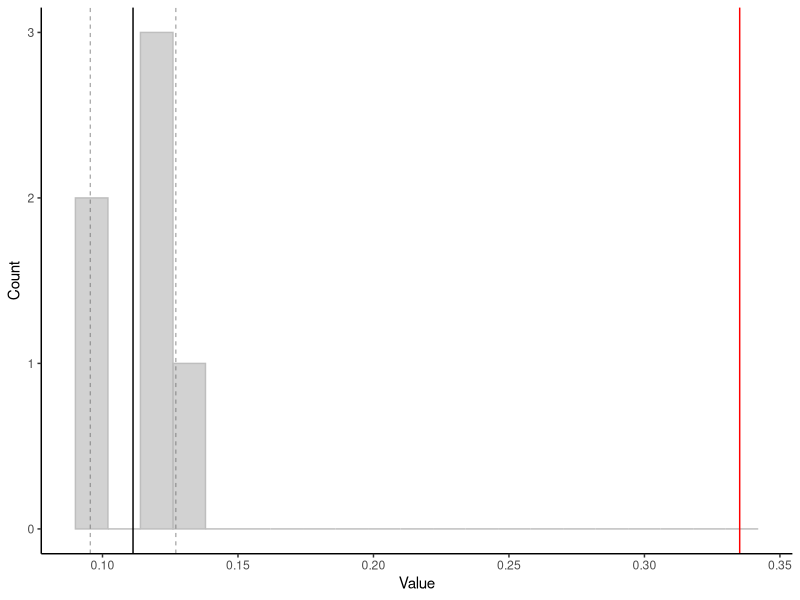

This figure's R source:
library(ggplot2)

## branch length comparison

bl = read.csv('phylogenomics/branch_length_comparison.csv')

# group data
group = bl$Avg_CA[1:6]

# obs value to test
obs = bl$Avg_CA[7]

# t-test
t_test_result = t.test(group, mu = obs)
t_test_result

# observed value lie within the 95% confidence interval?
ci = t_test_result$conf.int
cat("Obs value within 95% CI:", obs >= ci[1] && obs <= ci[2], "\n")

# visualize
df = data.frame(value = group)

# ggplot
ggplot(df, aes(x = value)) +
  geom_histogram(binwidth = 0.012, fill = "gray", color = "gray", alpha = 0.7) +
  geom_vline(aes(xintercept = mean(value)), color = "black", size = 0.5) +
  geom_vline(xintercept = obs, color = "red", size = 0.5) +
  geom_vline(xintercept = ci[1], color = "#666666", linetype = "dashed", size = 0.25) +
  geom_vline(xintercept = ci[2], color = "#666666", linetype = "dashed", size = 0.25) +
  labs(x = "Value", y = "Count") +
  theme_classic()
